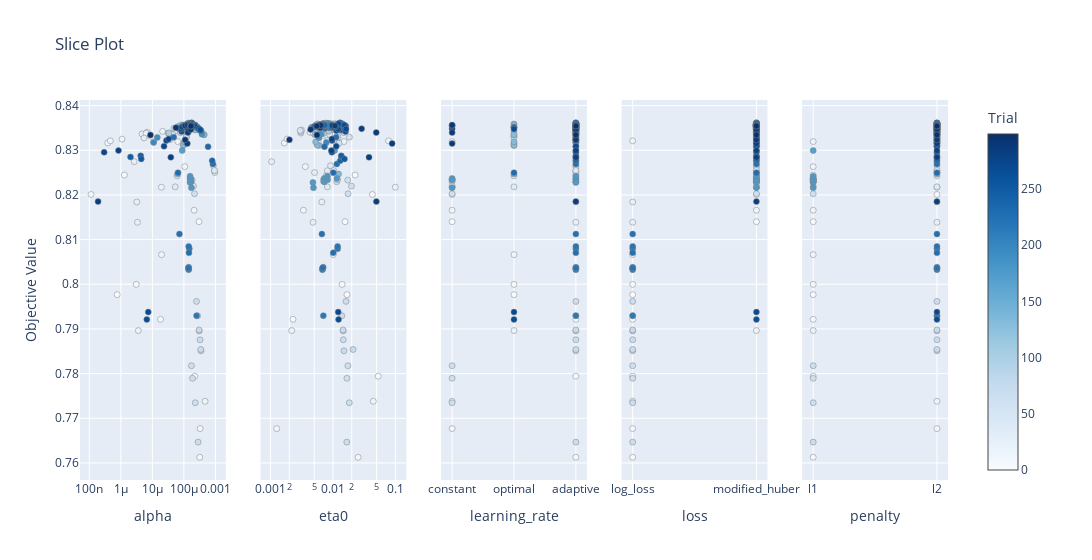

Notebook code for this chart:
### Code cell
vis.plot_slice(study)

### Figure 1 — Plotly figure (JSON) as saved in the notebook; plotly's stock layout.template omitted (floating-point values rounded to 4 significant figures; data arrays with more than 128 entries replaced by an {"elided": "..."} marker saying what was removed)
{"data": [{"marker": {"color": {"elided": "300 int values"}, "colorbar": {"title": {"text": "Trial"}, "x": 1, "xpad": 40}, "colorscale": [[0, "rgb(247,251,255)"], [0.125, "rgb(222,235,247)"], [0.25, "rgb(198,219,239)"], [0.375, "rgb(158,202,225)"], [0.5, "rgb(107,174,214)"], [0.625, "rgb(66,146,198)"], [0.75, "rgb(33,113,181)"], [0.875, "rgb(8,81,156)"], [1, "rgb(8,48,107)"]], "line": {"color": "Grey", "width": 0.5}, "showscale": true}, "mode": "markers", "name": "Feasible Trial", "showlegend": false, "type": "scatter", "x": {"elided": "300 float values"}, "xaxis": "x", "y": {"elided": "300 float values"}, "yaxis": "y"}, {"marker": {"color": {"elided": "300 int values"}, "colorbar": {"title": {"text": "Trial"}, "x": 1, "xpad": 40}, "colorscale": [[0, "rgb(247,251,255)"], [0.125, "rgb(222,235,247)"], [0.25, "rgb(198,219,239)"], [0.375, "rgb(158,202,225)"], [0.5, "rgb(107,174,214)"], [0.625, "rgb(66,146,198)"], [0.75, "rgb(33,113,181)"], [0.875, "rgb(8,81,156)"], [1, "rgb(8,48,107)"]], "line": {"color": "Grey", "width": 0.5}, "showscale": false}, "mode": "markers", "name": "Feasible Trial", "showlegend": false, "type": "scatter", "x": {"elided": "300 float values"}, "xaxis": "x2", "y": {"elided": "300 float values"}, "yaxis": "y2"}, {"marker": {"color": {"elided": "300 int values"}, "colorbar": {"title": {"text": "Trial"}, "x": 1, "xpad": 40}, "colorscale": [[0, "rgb(247,251,255)"], [0.125, "rgb(222,235,247)"], [0.25, "rgb(198,219,239)"], [0.375, "rgb(158,202,225)"], [0.5, "rgb(107,174,214)"], [0.625, "rgb(66,146,198)"], [0.75, "rgb(33,113,181)"], [0.875, "rgb(8,81,156)"], [1, "rgb(8,48,107)"]], "line": {"color": "Grey", "width": 0.5}, "showscale": false}, "mode": "markers", "name": "Feasible Trial", "showlegend": false, "type": "scatter", "x": {"elided": "300 str values"}, "xaxis": "x3", "y": {"elided": "300 float values"}, "yaxis": "y3"}, {"marker": {"color": {"elided": "300 int values"}, "colorbar": {"title": {"text": "Trial"}, "x": 1, "xpad": 40}, "colorscale": [[0, "rgb(247,251,255)"], [0.125, "rgb(222,235,247)"], [0.25, "rgb(198,219,239)"], [0.375, "rgb(158,202,225)"], [0.5, "rgb(107,174,214)"], [0.625, "rgb(66,146,198)"], [0.75, "rgb(33,113,181)"], [0.875, "rgb(8,81,156)"], [1, "rgb(8,48,107)"]], "line": {"color": "Grey", "width": 0.5}, "showscale": false}, "mode": "markers", "name": "Feasible Trial", "showlegend": false, "type": "scatter", "x": {"elided": "300 str values"}, "xaxis": "x4", "y": {"elided": "300 float values"}, "yaxis": "y4"}, {"marker": {"color": {"elided": "300 int values"}, "colorbar": {"title": {"text": "Trial"}, "x": 1, "xpad": 40}, "colorscale": [[0, "rgb(247,251,255)"], [0.125, "rgb(222,235,247)"], [0.25, "rgb(198,219,239)"], [0.375, "rgb(158,202,225)"], [0.5, "rgb(107,174,214)"], [0.625, "rgb(66,146,198)"], [0.75, "rgb(33,113,181)"], [0.875, "rgb(8,81,156)"], [1, "rgb(8,48,107)"]], "line": {"color": "Grey", "width": 0.5}, "showscale": false}, "mode": "markers", "name": "Feasible Trial", "showlegend": false, "type": "scatter", "x": {"elided": "300 str values"}, "xaxis": "x5", "y": {"elided": "300 float values"}, "yaxis": "y5"}], "layout": {"title": {"text": "Slice Plot"}, "width": 1500, "xaxis": {"anchor": "y", "domain": [0, 0.168], "title": {"text": "alpha"}, "type": "log"}, "xaxis2": {"anchor": "y2", "domain": [0.208, 0.376], "title": {"text": "eta0"}, "type": "log"}, "xaxis3": {"anchor": "y3", "categoryarray": ["constant", "optimal", "adaptive"], "categoryorder": "array", "domain": [0.416, 0.584], "title": {"text": "learning_rate"}, "type": "category"}, "xaxis4": {"anchor": "y4", "categoryarray": ["log_loss", "modified_huber"], "categoryorder": "array", "domain": [0.624, 0.792], "title": {"text": "loss"}, "type": "category"}, "xaxis5": {"anchor": "y5", "categoryarray": ["l1", "l2"], "categoryorder": "array", "domain": [0.832, 1], "title": {"text": "penalty"}, "type": "category"}, "yaxis": {"anchor": "x", "domain": [0, 1], "title": {"text": "Objective Value"}}, "yaxis2": {"anchor": "x2", "domain": [0, 1], "matches": "y", "showticklabels": false}, "yaxis3": {"anchor": "x3", "domain": [0, 1], "matches": "y", "showticklabels": false}, "yaxis4": {"anchor": "x4", "domain": [0, 1], "matches": "y", "showticklabels": false}, "yaxis5": {"anchor": "x5", "domain": [0, 1], "matches": "y", "showticklabels": false}}}
